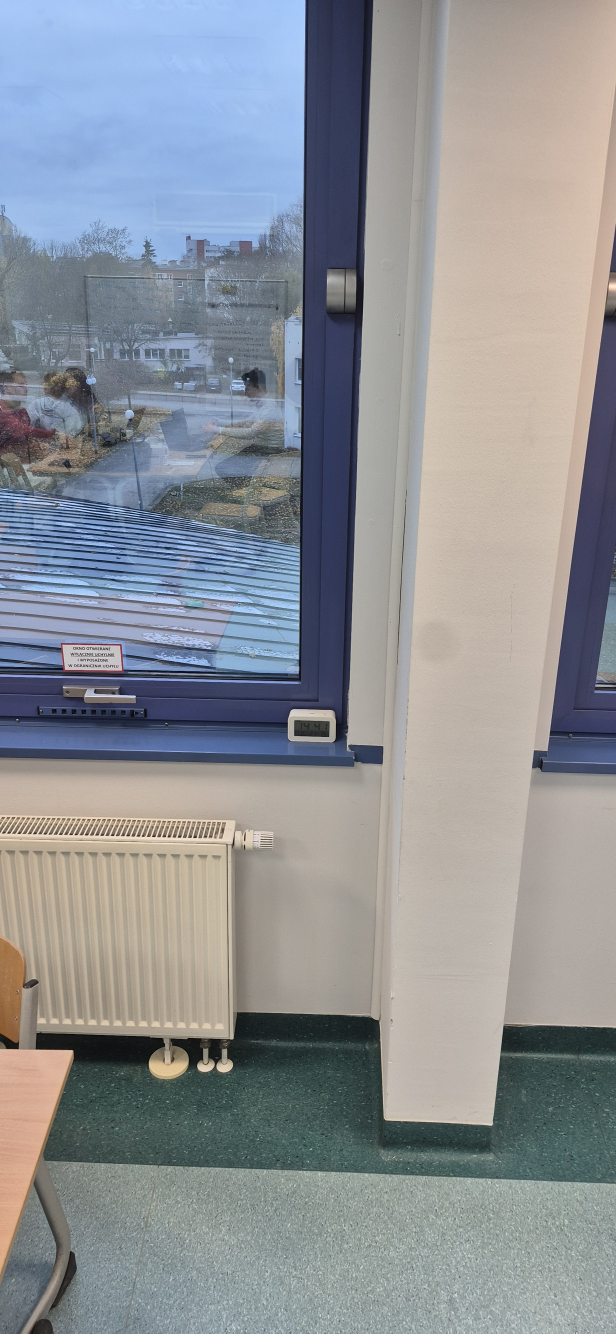
#> input picture odczytywanie_z_monitora/20261125_144205.jpg, 1848 x 4000 px (shown at 1/3 size)
$ python -i detector.py   (imports and definitions only)   (older library calls are emulated)
#> lines starting #> are read from the running program, lines starting #| are printed output that depends on the picture; after the words box and inside, x2 and y2 are one past the last pixel; in counts of white or black regions, pixels touching at a corner belong together
#> further down, picture is the input picture: shape (4000, 1848, 3); mean B, G, R 149.8, 144.9, 141.5
"""Automatic detection and perspective rectification of the white-bezel LCD monitor."""

from __future__ import annotations

from dataclasses import dataclass

import cv2
import numpy as np

WARP_WIDTH = 440
WARP_HEIGHT = 200


@dataclass
class DetectionResult:
    """Result of locating and rectifying the LCD display in a photo."""

    found: bool
    corners_lcd: np.ndarray | None  # (4, 2) float32 ordered TL, TR, BR, BL in full upright image
    warped_lcd: np.ndarray | None  # (WARP_HEIGHT, WARP_WIDTH, 3) BGR uint8
    crop_preview: np.ndarray | None  # Padded context crop with LCD outline
    score: float
    reason: str


def _order_quad_tl_tr_br_bl(pts: np.ndarray) -> np.ndarray:
    """Order 4 corners of an elongated horizontal LCD as TL, TR, BR, BL."""
    pts = np.asarray(pts, dtype=np.float32).reshape(4, 2)
    center = pts.mean(axis=0)
    angles = np.arctan2(pts[:, 1] - center[1], pts[:, 0] - center[0])
    # Sort clockwise in image coordinates (x right, y down)
    cyc = pts[np.argsort(angles)]

    # Identify the two longer opposite edges: (0,1)+(2,3) vs (1,2)+(3,0)
    e01 = np.linalg.norm(cyc[1] - cyc[0]) + np.linalg.norm(cyc[3] - cyc[2])
    e12 = np.linalg.norm(cyc[2] - cyc[1]) + np.linalg.norm(cyc[0] - cyc[3])

    if e01 >= e12:
        pair_a = (cyc[0], cyc[1])
        pair_b = (cyc[3], cyc[2])
    else:
        pair_a = (cyc[1], cyc[2])
        pair_b = (cyc[0], cyc[3])

    # Top edge has smaller average y
    if (pair_a[0][1] + pair_a[1][1]) <= (pair_b[0][1] + pair_b[1][1]):
        top_pair, bot_pair = pair_a, pair_b
    else:
        top_pair, bot_pair = pair_b, pair_a

    tl, tr = (top_pair[0], top_pair[1]) if top_pair[0][0] <= top_pair[1][0] else (top_pair[1], top_pair[0])
    bl, br = (bot_pair[0], bot_pair[1]) if bot_pair[0][0] <= bot_pair[1][0] else (bot_pair[1], bot_pair[0])
    return np.array([tl, tr, br, bl], dtype=np.float32)


def _sample_bezel_sides(
    l_chan: np.ndarray,
    s_chan: np.ndarray,
    box_pts: np.ndarray,
    lcd_l_med: float,
) -> tuple[bool, float, float]:
    """Check that all 4 sides around the LCD candidate look like a bright neutral bezel."""
    h, w = l_chan.shape
    ordered = _order_quad_tl_tr_br_bl(box_pts)
    tl, tr, br, bl = ordered
    width_vec = tr - tl
    height_vec = bl - tl
    lcd_w = float(np.linalg.norm(width_vec))
    lcd_h = float(np.linalg.norm(height_vec))
    if lcd_w < 12 or lcd_h < 6:
        return False, 0.0, 0.0

    # Sample strips outside the LCD on all 4 sides (15% to 40% of short side away from edges)
    pad_inner = 0.14
    pad_outer = 0.38
    side_contrasts: list[float] = []
    side_medians: list[float] = []
    side_sats: list[float] = []

    u_dir = width_vec / lcd_w
    v_dir = height_vec / lcd_h

    # For each side, sample a grid of points inside the bezel strip
    strips = [
        # (u_range, v_range) in normalized LCD coordinates [0..1]
        (np.linspace(0.15, 0.85, 7), np.linspace(-pad_outer * lcd_h / lcd_h, -pad_inner, 3)),  # top
        (np.linspace(0.15, 0.85, 7), np.linspace(1.0 + pad_inner, 1.0 + pad_outer, 3)),  # bottom
        (np.linspace(-pad_outer * (lcd_h / lcd_w), -pad_inner * (lcd_h / lcd_w), 3), np.linspace(0.15, 0.85, 5)),  # left
        (np.linspace(1.0 + pad_inner * (lcd_h / lcd_w), 1.0 + pad_outer * (lcd_h / lcd_w), 3), np.linspace(0.15, 0.85, 5)),  # right
    ]

    for us, vs in strips:
        uu, vv = np.meshgrid(us, vs)
        pts_x = np.round(tl[0] + uu * width_vec[0] + vv * height_vec[0]).astype(int)
        pts_y = np.round(tl[1] + uu * width_vec[1] + vv * height_vec[1]).astype(int)
        valid = (pts_x >= 0) & (pts_x < w) & (pts_y >= 0) & (pts_y < h)
        if valid.sum() < 4:
            return False, 0.0, 0.0
        l_vals = l_chan[pts_y[valid], pts_x[valid]].astype(np.float32)
        s_vals = s_chan[pts_y[valid], pts_x[valid]].astype(np.float32)
        med_l = float(np.median(l_vals))
        med_s = float(np.median(s_vals))
        side_medians.append(med_l)
        side_sats.append(med_s)
        side_contrasts.append(med_l - lcd_l_med)

    min_contrast = min(side_contrasts)
    max_sat = max(side_sats)
    bezel_std = float(np.std(side_medians))
    mean_contrast = float(np.mean(side_contrasts))

    # All 4 bezel sides must be substantially brighter than the LCD and neutral in color
    if min_contrast < 22.0:
        return False, 0.0, 0.0
    if max_sat > 55.0:
        return False, 0.0, 0.0

    # Uniformity bonus: bezel sides should have fairly similar brightness
    uniformity = max(0.0, 1.0 - bezel_std / 45.0)
    return True, mean_contrast, uniformity


def _intersect_lines(line1: np.ndarray, line2: np.ndarray) -> np.ndarray | None:
    """Intersect two cv2.fitLine outputs (vx, vy, x0, y0)."""
    vx1, vy1, x1, y1 = [float(v) for v in line1.ravel()]
    vx2, vy2, x2, y2 = [float(v) for v in line2.ravel()]
    det = vx1 * (-vy2) - vy1 * (-vx2)
    if abs(det) < 1e-6:
        return None
    rhs_x = x2 - x1
    rhs_y = y2 - y1
    t = (rhs_x * (-vy2) - rhs_y * (-vx2)) / det
    return np.array([x1 + t * vx1, y1 + t * vy1], dtype=np.float32)


def _refine_lcd_corners_fullres(
    img_bgr: np.ndarray,
    coarse_quad: np.ndarray,
) -> np.ndarray:
    """Refine LCD corners to sub-pixel accuracy on a full-resolution upright crop."""
    h_img, w_img = img_bgr.shape[:2]
    ordered = _order_quad_tl_tr_br_bl(coarse_quad)
    lcd_w = float(np.linalg.norm(ordered[1] - ordered[0]))
    lcd_h = float(np.linalg.norm(ordered[3] - ordered[0]))

    pad_x = max(24.0, lcd_w * 0.35)
    pad_y = max(24.0, lcd_h * 0.55)
    x0 = max(0, int(np.floor(ordered[:, 0].min() - pad_x)))
    y0 = max(0, int(np.floor(ordered[:, 1].min() - pad_y)))
    x1 = min(w_img, int(np.ceil(ordered[:, 0].max() + pad_x)))
    y1 = min(h_img, int(np.ceil(ordered[:, 1].max() + pad_y)))

    crop_bgr = img_bgr[y0:y1, x0:x1]
    if crop_bgr.size == 0:
        return ordered

    gray = cv2.cvtColor(crop_bgr, cv2.COLOR_BGR2GRAY)
    blur = cv2.GaussianBlur(gray, (3, 3), 0.7)

    # Local quad in crop coordinates
    local_quad = ordered - np.array([x0, y0], dtype=np.float32)
    init_mask = np.zeros_like(gray, dtype=np.uint8)
    cv2.fillConvexPoly(init_mask, np.round(local_quad).astype(np.int32), 255)

    # Sample interior & surrounding bezel to get a tight bimodal threshold
    kernel_dil = cv2.getStructuringElement(cv2.MORPH_RECT, (max(5, int(lcd_h * 0.45)), max(5, int(lcd_h * 0.45))))
    ring_mask = cv2.subtract(cv2.dilate(init_mask, kernel_dil), cv2.dilate(init_mask, np.ones((5, 5), np.uint8)))
    lcd_vals = gray[init_mask > 0]
    ring_vals = gray[ring_mask > 0]
    if lcd_vals.size < 20 or ring_vals.size < 20:
        return ordered

    # Threshold halfway between 75th percentile of LCD glass and 25th percentile of bezel
    lcd_hi = float(np.percentile(lcd_vals, 80))
    bezel_lo = float(np.percentile(ring_vals, 25))
    if bezel_lo <= lcd_hi + 8:
        thresh_val, _ = cv2.threshold(blur, 0, 255, cv2.THRESH_BINARY_INV + cv2.THRESH_OTSU)
        mask = (blur <= thresh_val).astype(np.uint8) * 255
    else:
        thresh_val = 0.5 * (lcd_hi + bezel_lo)
        mask = (blur <= thresh_val).astype(np.uint8) * 255

    # Restrict to dilated initial region to drop distant shadows/frames
    search_roi = cv2.dilate(init_mask, cv2.getStructuringElement(cv2.MORPH_RECT, (max(9, int(lcd_w * 0.25)), max(9, int(lcd_h * 0.35)))))
    mask = cv2.bitwise_and(mask, search_roi)
    mask = cv2.morphologyEx(mask, cv2.MORPH_CLOSE, np.ones((3, 3), np.uint8))
    mask = cv2.morphologyEx(mask, cv2.MORPH_OPEN, np.ones((3, 3), np.uint8))

    num_labels, labels, stats, centroids = cv2.connectedComponentsWithStats(mask)
    if num_labels <= 1:
        return ordered

    target_c = local_quad.mean(axis=0)
    best_lbl = -1
    best_dist = 1e9
    expected_area = lcd_w * lcd_h
    for lbl in range(1, num_labels):
        area = float(stats[lbl, cv2.CC_STAT_AREA])
        if area < expected_area * 0.4 or area > expected_area * 1.8:
            continue
        dist = float(np.linalg.norm(centroids[lbl] - target_c))
        if dist < best_dist:
            best_dist = dist
            best_lbl = lbl

    if best_lbl < 0:
        return ordered

    comp_mask = (labels == best_lbl).astype(np.uint8) * 255
    contours, _ = cv2.findContours(comp_mask, cv2.RETR_EXTERNAL, cv2.CHAIN_APPROX_NONE)
    if not contours:
        return ordered
    contour = max(contours, key=cv2.contourArea)
    pts = contour.reshape(-1, 2).astype(np.float32)
    if len(pts) < 20:
        return ordered

    # Project boundary points into normalized local (u, v) coordinates of initial rect
    rect = cv2.minAreaRect(contour)
    rect_quad = _order_quad_tl_tr_br_bl(cv2.boxPoints(rect))
    tl, tr, br, bl = rect_quad
    u_vec = tr - tl
    v_vec = bl - tl
    u_len2 = float(np.dot(u_vec, u_vec))
    v_len2 = float(np.dot(v_vec, v_vec))
    if u_len2 < 16 or v_len2 < 16:
        return ordered

    rel = pts - tl
    u = (rel @ u_vec) / u_len2
    v = (rel @ v_vec) / v_len2

    # Partition edge pixels, trimming 14% near corners to avoid rounding bias
    top_pts = pts[(v < 0.16) & (u > 0.14) & (u < 0.86)]
    bot_pts = pts[(v > 0.84) & (u > 0.14) & (u < 0.86)]
    left_pts = pts[(u < 0.16) & (v > 0.16) & (v < 0.84)]
    right_pts = pts[(u > 0.84) & (v > 0.16) & (v < 0.84)]

    if min(len(top_pts), len(bot_pts), len(left_pts), len(right_pts)) < 6:
        refined_local = rect_quad
    else:
        l_top = cv2.fitLine(top_pts, cv2.DIST_HUBER, 0, 0.01, 0.01)
        l_bot = cv2.fitLine(bot_pts, cv2.DIST_HUBER, 0, 0.01, 0.01)
        l_left = cv2.fitLine(left_pts, cv2.DIST_HUBER, 0, 0.01, 0.01)
        l_right = cv2.fitLine(right_pts, cv2.DIST_HUBER, 0, 0.01, 0.01)

        c_tl = _intersect_lines(l_top, l_left)
        c_tr = _intersect_lines(l_top, l_right)
        c_br = _intersect_lines(l_bot, l_right)
        c_bl = _intersect_lines(l_bot, l_left)

        if any(c is None for c in (c_tl, c_tr, c_br, c_bl)):
            refined_local = rect_quad
        else:
            cand = np.array([c_tl, c_tr, c_br, c_bl], dtype=np.float32)
            # Sanity check: intersections should stay near minAreaRect corners
            max_shift = max(lcd_w, lcd_h) * 0.25
            if np.max(np.linalg.norm(cand - rect_quad, axis=1)) > max_shift:
                refined_local = rect_quad
            else:
                refined_local = cand

    refined_full = refined_local + np.array([x0, y0], dtype=np.float32)
    return _order_quad_tl_tr_br_bl(refined_full)


def _build_crop_preview(img_bgr: np.ndarray, corners_lcd: np.ndarray) -> np.ndarray:
    """Create a padded context crop around the clock with the detected LCD polygon."""
    h, w = img_bgr.shape[:2]
    lcd_w = float(np.linalg.norm(corners_lcd[1] - corners_lcd[0]))
    lcd_h = float(np.linalg.norm(corners_lcd[3] - corners_lcd[0]))
    pad_x = max(40, int(lcd_w * 0.85))
    pad_y = max(40, int(lcd_h * 1.15))

    x0 = max(0, int(np.floor(corners_lcd[:, 0].min() - pad_x)))
    y0 = max(0, int(np.floor(corners_lcd[:, 1].min() - pad_y)))
    x1 = min(w, int(np.ceil(corners_lcd[:, 0].max() + pad_x)))
    y1 = min(h, int(np.ceil(corners_lcd[:, 1].max() + pad_y)))

    preview = img_bgr[y0:y1, x0:x1].copy()
    poly = np.round(corners_lcd - np.array([x0, y0], dtype=np.float32)).astype(np.int32)
    cv2.polylines(preview, [poly], isClosed=True, color=(0, 220, 60), thickness=2, lineType=cv2.LINE_AA)
    return preview


def detect_and_rectify_lcd(img_bgr: np.ndarray) -> DetectionResult:
    """Locate the white-bezel LCD monitor and warp its display to 440x200 BGR."""
    if img_bgr is None or img_bgr.size == 0:
        return DetectionResult(False, None, None, None, 0.0, "Pusty obraz")

    h_full, w_full = img_bgr.shape[:2]
    scale = min(1.0, 2000.0 / float(max(h_full, w_full)))
    if scale < 1.0:
        small = cv2.resize(img_bgr, (int(round(w_full * scale)), int(round(h_full * scale))), interpolation=cv2.INTER_AREA)
    else:
        small = img_bgr

    hs, ws = small.shape[:2]
    img_area = float(hs * ws)

    lab = cv2.cvtColor(small, cv2.COLOR_BGR2LAB)
#> lab: shape (2000, 924, 3); mean of channels 0, 1, 2 152.1, 128.4, 125
    l_chan = lab[:, :, 0]
    hsv = cv2.cvtColor(small, cv2.COLOR_BGR2HSV)
#> hsv: shape (2000, 924, 3); mean H, S, V 63.3, 48.8, 160.9
    s_chan = hsv[:, :, 1]
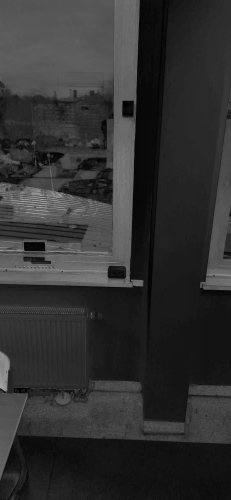
#> s_chan: shape (2000, 924) (shown at 1/4 size); min 0, max 255, mean 48.8
    gray = cv2.cvtColor(small, cv2.COLOR_BGR2GRAY)

    # Edge magnitude for internal digit texture scoring
    gx = cv2.Sobel(gray, cv2.CV_32F, 1, 0, ksize=3)
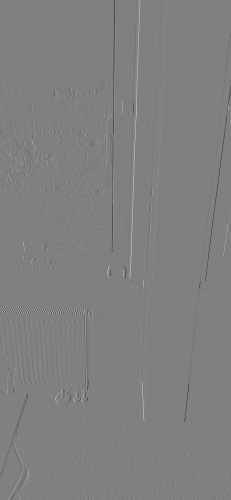
#> gx: shape (2000, 924) float32 (shown at 1/4 size); min -787, max 782, mean -0.2; drawn with min black and max white
    gy = cv2.Sobel(gray, cv2.CV_32F, 0, 1, ksize=3)
    grad_mag = cv2.magnitude(gx, gy)

    # Generate binary masks across multiple thresholding regimes
    masks: list[np.ndarray] = []
    for block_size in (25, 45, 75):
        if min(hs, ws) > block_size:
            th = cv2.adaptiveThreshold(
                gray,
                255,
                cv2.ADAPTIVE_THRESH_GAUSSIAN_C,
                cv2.THRESH_BINARY_INV,
                block_size,
                8,
            )
            masks.append(th)
#> this loop made 3 passes
#> pass 1, in detect_and_rectify_lcd, `th = cv2.adaptiveThreshold( gray, 255, cv2.ADAPTIVE_THRESH_GAUSSIAN_C,..`:
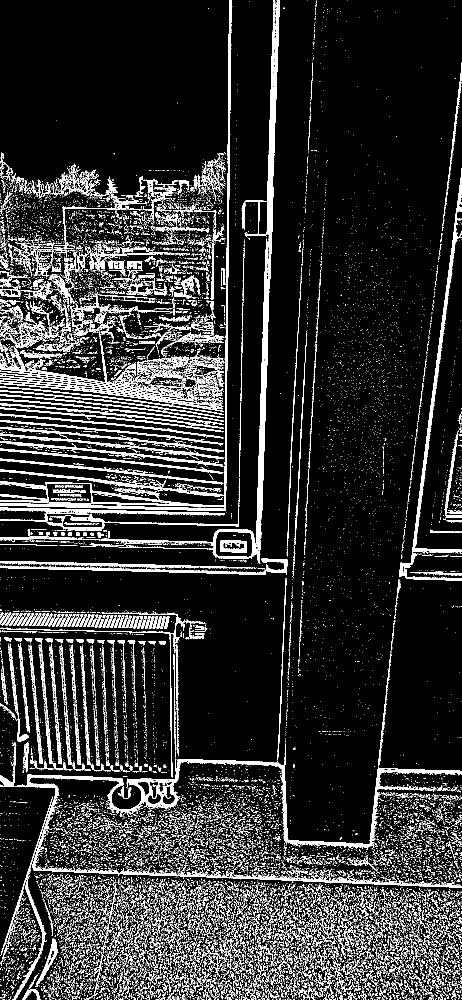
#> th: shape (2000, 924) (shown at 1/2 size); 13.7% white; 20398 white regions (19019 under 20 px), largest, box (x1, y1, x2, y2) and area: (31, 1487, 924, 1776) 17048, (201, 0, 560, 1128) 14452, (0, 0, 464, 1022) 11864
#> after the loop, masks = 3 items

    for q in (15, 25, 35):
        val = float(np.percentile(l_chan, q))
        masks.append((l_chan <= val).astype(np.uint8) * 255)
#> this loop made 3 passes
#> val on passes 1 to 3: 83, 124, 153
#> after the loop, masks = 6 items

    _, otsu_mask = cv2.threshold(gray, 0, 255, cv2.THRESH_BINARY_INV + cv2.THRESH_OTSU)
#> otsu_mask: shape (2000, 924); 28.2% white; 3867 white regions (3720 under 20 px), largest, box (x1, y1, x2, y2) and area: (0, 0, 575, 1152) 259611, (0, 1268, 924, 2000) 178229, (798, 338, 924, 1162) 41785
    masks.append(otsu_mask)

    candidates: list[tuple[float, np.ndarray, tuple[float, float]]] = []
    seen_centers: list[tuple[float, float, float]] = []
    kernel3 = np.ones((3, 3), np.uint8)

    for raw_mask in masks:
        clean = cv2.morphologyEx(raw_mask, cv2.MORPH_CLOSE, kernel3)
        clean = cv2.morphologyEx(clean, cv2.MORPH_OPEN, kernel3)
        contours, _ = cv2.findContours(clean, cv2.RETR_LIST, cv2.CHAIN_APPROX_SIMPLE)
        for cnt in contours:
            area = cv2.contourArea(cnt)
            rel_area = area / img_area
            if rel_area < 0.00015 or rel_area > 0.25:
                continue

            rect = cv2.minAreaRect(cnt)
            (cx, cy), (rw, rh), _ = rect
            if rw < 10 or rh < 10:
                continue
            long_side = max(rw, rh)
            short_side = min(rw, rh)
            aspect = long_side / short_side
            if aspect < 1.55 or aspect > 2.95:
                continue

            rect_area = rw * rh
            rectangularity = area / rect_area
            if rectangularity < 0.72:
                continue

            # Deduplicate near-identical candidates
            is_dup = False
            for sx, sy, sscore in seen_centers:
                if abs(cx - sx) < long_side * 0.35 and abs(cy - sy) < short_side * 0.45:
                    is_dup = True
                    break

            box = cv2.boxPoints(rect).astype(np.float32)
            # Check interior properties
            x_min = max(0, int(np.floor(box[:, 0].min())))
            y_min = max(0, int(np.floor(box[:, 1].min())))
            x_max = min(ws, int(np.ceil(box[:, 0].max())))
            y_max = min(hs, int(np.ceil(box[:, 1].max())))
            if x_max - x_min < 8 or y_max - y_min < 6:
                continue

            local_mask = np.zeros((y_max - y_min, x_max - x_min), dtype=np.uint8)
            cv2.fillConvexPoly(local_mask, np.round(box - np.array([x_min, y_min])).astype(np.int32), 255)
            inside = local_mask > 0
            if inside.sum() < 20:
                continue

            lcd_l_med = float(np.median(l_chan[y_min:y_max, x_min:x_max][inside]))
            lcd_s_med = float(np.median(s_chan[y_min:y_max, x_min:x_max][inside]))
            if lcd_s_med > 65.0 or lcd_l_med > 165.0:
                continue

            ok_bezel, mean_contrast, uniformity = _sample_bezel_sides(l_chan, s_chan, box, lcd_l_med)
            if not ok_bezel:
                continue

            # Internal texture energy (exclude outer 12% border)
            eroded = cv2.erode(local_mask, np.ones((3, 3), np.uint8)) > 0
            if eroded.sum() > 10:
                edge_energy = float(np.mean(grad_mag[y_min:y_max, x_min:x_max][eroded]))
            else:
                edge_energy = 0.0

            aspect_score = max(0.0, 1.0 - abs(aspect - 2.15) / 1.0)
            edge_score = min(1.0, edge_energy / 35.0)
            contrast_score = min(1.0, mean_contrast / 95.0)
            score = (
                2.0 * contrast_score
                + 1.3 * uniformity
                + 1.0 * rectangularity
                + 0.8 * aspect_score
                + 0.6 * edge_score
            )

            if not is_dup:
                seen_centers.append((cx, cy, score))
            candidates.append((score, box / scale, (cx / scale, cy / scale)))
#> this loop made 7 passes
#> pass 1, in detect_and_rectify_lcd, `clean = cv2.morphologyEx(clean, cv2.MORPH_OPEN, kernel3)`:
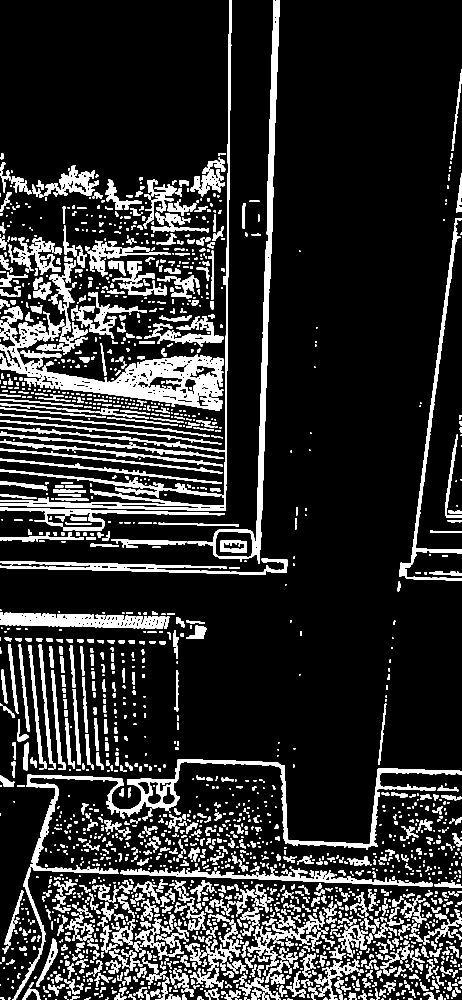
#> clean: shape (2000, 924) (shown at 1/2 size); 15.6% white; 2443 white regions (947 under 20 px), largest, box (x1, y1, x2, y2) and area: (0, 626, 448, 822) 23215, (53, 1518, 924, 1748) 15552, (375, 0, 560, 1127) 13833
#> after the loop:
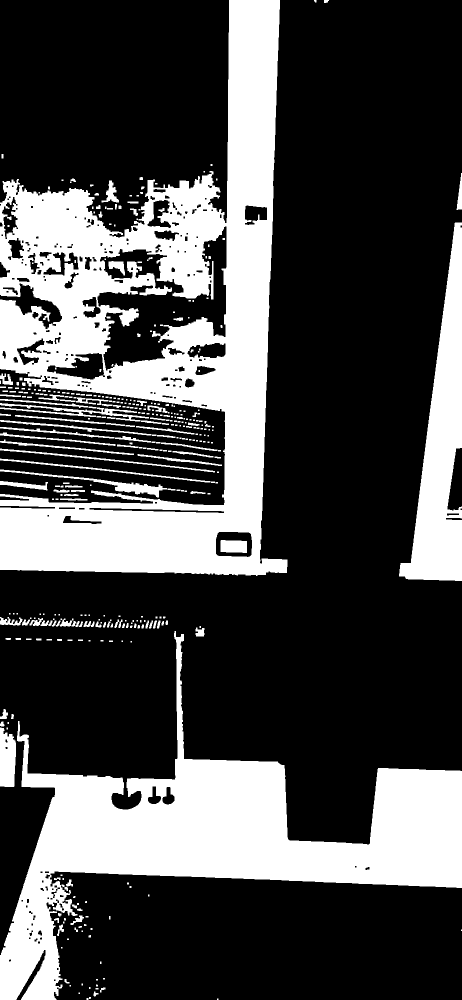
#> clean: shape (2000, 924) (shown at 1/2 size); 29.4% white; 402 white regions (208 under 20 px), largest, box (x1, y1, x2, y2) and area: (0, 0, 575, 1152) 282667, (0, 1262, 924, 2000) 184949, (798, 445, 924, 1162) 41553
#> after the loop, candidates = 7 items; seen_centers = [(467, 1092.3, 5.3)]

    if not candidates:
        return DetectionResult(False, None, None, None, 0.0, "Nie wykryto prostokątnego ekranu LCD w jasnej ramce")

    candidates.sort(key=lambda item: item[0], reverse=True)
    best_score, best_coarse_quad, _ = candidates[0]
#> best_score = 5.48; best_coarse_quad = [[986, 2208], [884, 2208], [884, 2162], [986, 2162]]

    corners_lcd = _refine_lcd_corners_fullres(img_bgr, best_coarse_quad)
#> in _refine_lcd_corners_fullres, `ordered = _order_quad_tl_tr_br_bl(coarse_quad)`: ordered = [[884, 2162], [986, 2162], [986, 2208], [884, 2208]]
#> in _refine_lcd_corners_fullres, `lcd_w = float(np.linalg.norm(ordered[1] - ordered[0]))`: lcd_w = 102
#> in _refine_lcd_corners_fullres, `lcd_h = float(np.linalg.norm(ordered[3] - ordered[0]))`: lcd_h = 46
#> in _refine_lcd_corners_fullres, `pad_x = max(24.0, lcd_w * 0.35)`: pad_x = 35.7
#> in _refine_lcd_corners_fullres, `pad_y = max(24.0, lcd_h * 0.55)`: pad_y = 25.3
#> in _refine_lcd_corners_fullres, `x0 = max(0, int(np.floor(ordered[:, 0].min() - pad_x)))`: x0 = 848
#> in _refine_lcd_corners_fullres, `y0 = max(0, int(np.floor(ordered[:, 1].min() - pad_y)))`: y0 = 2136
#> in _refine_lcd_corners_fullres, `x1 = min(w_img, int(np.ceil(ordered[:, 0].max() + pad_x)))`: x1 = 1022
#> in _refine_lcd_corners_fullres, `y1 = min(h_img, int(np.ceil(ordered[:, 1].max() + pad_y)))`: y1 = 2234
#> in _refine_lcd_corners_fullres, `gray = cv2.cvtColor(crop_bgr, cv2.COLOR_BGR2GRAY)`:
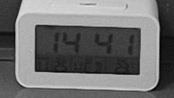
#> gray: shape (98, 174); min 2, max 224, mean 111.5
#> in _refine_lcd_corners_fullres, `local_quad = ordered - np.array([x0, y0], dtype=np.float32)`: local_quad = [[36, 26], [138, 26], [138, 72], [36, 72]]
#> in _refine_lcd_corners_fullres, `ring_mask = cv2.subtract(cv2.dilate(init_mask, kernel_dil), cv2.dilate..`:
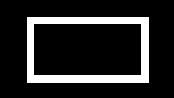
#> ring_mask: shape (98, 174); 15.2% white; 1 white region, box (x1, y1, x2, y2) and area: (27, 17, 149, 83) 2595
#> in _refine_lcd_corners_fullres, `lcd_vals = gray[init_mask > 0]`: lcd_vals = 4841 values, max 187 at index 96, min 6 at index 4656, mean 53.5
#> in _refine_lcd_corners_fullres, `ring_vals = gray[ring_mask > 0]`: ring_vals = 2595 values, max 190 at index 742, min 151 at index 1728, mean 171.9
#> (the rest of the program and of its run is left out)
